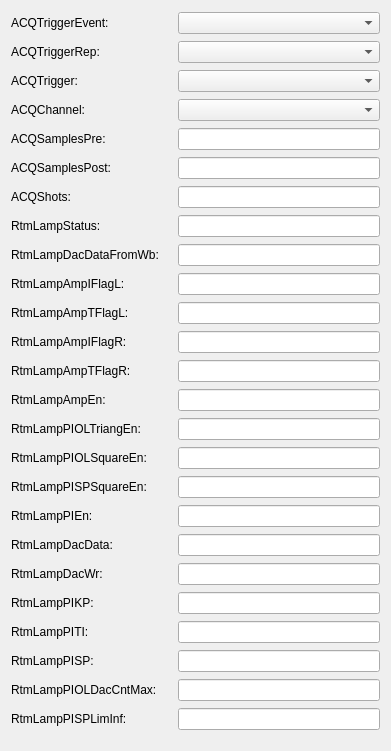
  <widget class="QWidget" name="gridLayoutWidget_2">
   <property name="geometry">
    <rect>
     <x>10</x>
     <y>10</y>
     <width>391</width>
     <height>751</height>
    </rect>
   </property>
   <layout class="QGridLayout" name="gridLayout_2">
    <item row="26" column="2">
     <widget class="PyDMLineEdit" name="PyDMLineEdit_18">
      <property name="toolTip">
       <string/>
      </property>
      <property name="channel" stdset="0">
       <string>SI-22:DI-FOFBCtrl:RtmLampPIOLDacCntMax-SP</string>
      </property>
     </widget>
    </item>
    <item row="21" column="0">
     <widget class="QLabel" name="label_26">
      <property name="text">
       <string>RtmLampDacData:</string>
      </property>
     </widget>
    </item>
    <item row="15" column="0">
     <widget class="QLabel" name="label_14">
      <property name="text">
       <string>RtmLampAmpTFlagR:</string>
      </property>
     </widget>
    </item>
    <item row="5" column="2">
     <widget class="PyDMLineEdit" name="PyDMLineEdit_3">
      <property name="toolTip">
       <string/>
      </property>
      <property name="channel" stdset="0">
       <string>SI-22:DI-FOFBCtrl:ACQSamplesPre-SP</string>
      </property>
     </widget>
    </item>
    <item row="17" column="0">
     <widget class="QLabel" name="label_16">
      <property name="text">
       <string>RtmLampPIOLTriangEn:</string>
      </property>
     </widget>
    </item>
    <item row="4" column="1">
     <widget class="PyDMLabel" name="PyDMLabel_7">
      <property name="toolTip">
       <string/>
      </property>
      <property name="channel" stdset="0">
       <string>SI-22:DI-FOFBCtrl:ACQChannel-Sel</string>
      </property>
     </widget>
    </item>
    <item row="4" column="0">
     <widget class="QLabel" name="label_6">
      <property name="text">
       <string>ACQChannel:</string>
      </property>
     </widget>
    </item>
    <item row="12" column="2">
     <widget class="PyDMLineEdit" name="PyDMLineEdit_15">
      <property name="toolTip">
       <string/>
      </property>
      <property name="channel" stdset="0">
       <string>SI-22:DI-FOFBCtrl:RtmLampAmpIFlagL-SP</string>
      </property>
     </widget>
    </item>
    <item row="10" column="1">
     <widget class="PyDMLabel" name="PyDMLabel_9">
      <property name="toolTip">
       <string/>
      </property>
      <property name="channel" stdset="0">
       <string>SI-22:DI-FOFBCtrl:RtmLampStatus-SP</string>
      </property>
     </widget>
    </item>
    <item row="2" column="0">
     <widget class="QLabel" name="label_8">
      <property name="text">
       <string>ACQTrigger:</string>
      </property>
     </widget>
    </item>
    <item row="22" column="1">
     <widget class="PyDMLabel" name="PyDMLabel_19">
      <property name="toolTip">
       <string/>
      </property>
      <property name="channel" stdset="0">
       <string>SI-22:DI-FOFBCtrl:RtmLampDacWr-SP</string>
      </property>
     </widget>
    </item>
    <item row="25" column="2">
     <widget class="PyDMLineEdit" name="PyDMLineEdit_19">
      <property name="toolTip">
       <string/>
      </property>
      <property name="channel" stdset="0">
       <string>SI-22:DI-FOFBCtrl:RtmLampPISP-SP</string>
      </property>
     </widget>
    </item>
    <item row="24" column="0">
     <widget class="QLabel" name="label_22">
      <property name="text">
       <string>RtmLampPITI:</string>
      </property>
     </widget>
    </item>
    <item row="1" column="2">
     <widget class="PyDMEnumComboBox" name="PyDMEnumComboBox_2">
      <property name="toolTip">
       <string/>
      </property>
      <property name="channel" stdset="0">
       <string>SI-22:DI-FOFBCtrl:ACQTriggerRep-Sel</string>
      </property>
     </widget>
    </item>
    <item row="10" column="0">
     <widget class="QLabel" name="label_9">
      <property name="text">
       <string>RtmLampStatus:</string>
      </property>
     </widget>
    </item>
    <item row="11" column="1">
     <widget class="PyDMLabel" name="PyDMLabel_10">
      <property name="toolTip">
       <string/>
      </property>
      <property name="channel" stdset="0">
       <string>SI-22:DI-FOFBCtrl:RtmLampDacDataFromWb-SP</string>
      </property>
     </widget>
    </item>
    <item row="9" column="0">
     <widget class="QLabel" name="label_5">
      <property name="text">
       <string>ACQShots:</string>
      </property>
     </widget>
    </item>
    <item row="19" column="0">
     <widget class="QLabel" name="label_24">
      <property name="text">
       <string>RtmLampPISPSquareEn:</string>
      </property>
     </widget>
    </item>
    <item row="5" column="1">
     <widget class="PyDMLabel" name="PyDMLabel_4">
      <property name="toolTip">
       <string/>
      </property>
      <property name="channel" stdset="0">
       <string>SI-22:DI-FOFBCtrl:ACQSamplesPre-SP</string>
      </property>
     </widget>
    </item>
    <item row="25" column="0">
     <widget class="QLabel" name="label_18">
      <property name="text">
       <string>RtmLampPISP:</string>
      </property>
     </widget>
    </item>
    <item row="16" column="0">
     <widget class="QLabel" name="label_15">
      <property name="text">
       <string>RtmLampAmpEn:</string>
      </property>
     </widget>
    </item>
    <item row="16" column="2">
     <widget class="PyDMLineEdit" name="PyDMLineEdit_11">
      <property name="toolTip">
       <string/>
      </property>
      <property name="channel" stdset="0">
       <string>SI-22:DI-FOFBCtrl:RtmLampAmpEn-SP</string>
      </property>
     </widget>
    </item>
    <item row="5" column="0">
     <widget class="QLabel" name="label">
      <property name="text">
       <string>ACQSamplesPre:</string>
      </property>
     </widget>
    </item>
    <item row="13" column="1">
     <widget class="PyDMLabel" name="PyDMLabel_12">
      <property name="toolTip">
       <string/>
      </property>
      <property name="channel" stdset="0">
       <string>SI-22:DI-FOFBCtrl:RtmLampAmpTFlagL-SP</string>
      </property>
     </widget>
    </item>
    <item row="11" column="0">
     <widget class="QLabel" name="label_10">
      <property name="text">
       <string>RtmLampDacDataFromWb:</string>
      </property>
     </widget>
    </item>
    <item row="15" column="1">
     <widget class="PyDMLabel" name="PyDMLabel_14">
      <property name="toolTip">
       <string/>
      </property>
      <property name="channel" stdset="0">
       <string>SI-22:DI-FOFBCtrl:RtmLampAmpTFlagR-SP</string>
      </property>
     </widget>
    </item>
    <item row="23" column="2">
     <widget class="PyDMLineEdit" name="PyDMLineEdit_21">
      <property name="toolTip">
       <string/>
      </property>
      <property name="channel" stdset="0">
       <string>SI-22:DI-FOFBCtrl:RtmLampPIKP-SP</string>
      </property>
     </widget>
    </item>
    <item row="21" column="1">
     <widget class="PyDMLabel" name="PyDMLabel_20">
      <property name="toolTip">
       <string/>
      </property>
      <property name="channel" stdset="0">
       <string>SI-22:DI-FOFBCtrl:RtmLampDacData-SP</string>
      </property>
     </widget>
    </item>
    <item row="17" column="2">
     <widget class="PyDMLineEdit" name="PyDMLineEdit_10">
      <property name="toolTip">
       <string/>
      </property>
      <property name="channel" stdset="0">
       <string>SI-22:DI-FOFBCtrl:RtmLampPIOLTriangEn-SP</string>
      </property>
     </widget>
    </item>
    <item row="21" column="2">
     <widget class="PyDMLineEdit" name="PyDMLineEdit_6">
      <property name="toolTip">
       <string/>
      </property>
      <property name="channel" stdset="0">
       <string>SI-22:DI-FOFBCtrl:RtmLampDacData-SP</string>
      </property>
     </widget>
    </item>
    <item row="0" column="2">
     <widget class="PyDMEnumComboBox" name="PyDMEnumComboBox_4">
      <property name="toolTip">
       <string/>
      </property>
      <property name="channel" stdset="0">
       <string>SI-22:DI-FOFBCtrl:ACQTriggerEvent-Sel</string>
      </property>
     </widget>
    </item>
    <item row="18" column="2">
     <widget class="PyDMLineEdit" name="PyDMLineEdit_9">
      <property name="toolTip">
       <string/>
      </property>
      <property name="channel" stdset="0">
       <string>SI-22:DI-FOFBCtrl:RtmLampPIOLSquareEn-SP</string>
      </property>
     </widget>
    </item>
    <item row="1" column="0">
     <widget class="QLabel" name="label_7">
      <property name="text">
       <string>ACQTriggerRep:</string>
      </property>
     </widget>
    </item>
    <item row="25" column="1">
     <widget class="PyDMLabel" name="PyDMLabel_16">
      <property name="toolTip">
       <string/>
      </property>
      <property name="channel" stdset="0">
       <string>SI-22:DI-FOFBCtrl:RtmLampPISP-SP</string>
      </property>
     </widget>
    </item>
    <item row="18" column="0">
     <widget class="QLabel" name="label_17">
      <property name="text">
       <string>RtmLampPIOLSquareEn:</string>
      </property>
     </widget>
    </item>
    <item row="24" column="1">
     <widget class="PyDMLabel" name="PyDMLabel_17">
      <property name="toolTip">
       <string/>
      </property>
      <property name="channel" stdset="0">
       <string>SI-22:DI-FOFBCtrl:RtmLampPITI-SP</string>
      </property>
     </widget>
    </item>
    <item row="0" column="0">
     <widget class="QLabel" name="label_2">
      <property name="text">
       <string>ACQTriggerEvent:</string>
      </property>
     </widget>
    </item>
    <item row="18" column="1">
     <widget class="PyDMLabel" name="PyDMLabel_23">
      <property name="toolTip">
       <string/>
      </property>
      <property name="channel" stdset="0">
       <string>SI-22:DI-FOFBCtrl:RtmLampPIOLSquareEn-SP</string>
      </property>
     </widget>
    </item>
    <item row="2" column="1">
     <widget class="PyDMLabel" name="PyDMLabel_2">
      <property name="toolTip">
       <string/>
      </property>
      <property name="channel" stdset="0">
       <string>SI-22:DI-FOFBCtrl:ACQTrigger-Sel</string>
      </property>
     </widget>
    </item>
    <item row="14" column="1">
     <widget class="PyDMLabel" name="PyDMLabel_13">
      <property name="toolTip">
       <string/>
      </property>
      <property name="channel" stdset="0">
       <string>SI-22:DI-FOFBCtrl:RtmLampAmpIFlagR-SP</string>
      </property>
     </widget>
    </item>
    <item row="10" column="2">
     <widget class="PyDMLineEdit" name="PyDMLineEdit_5">
      <property name="toolTip">
       <string/>
      </property>
      <property name="channel" stdset="0">
       <string>SI-22:DI-FOFBCtrl:RtmLampStatus-SP</string>
      </property>
     </widget>
    </item>
    <item row="2" column="2">
     <widget class="PyDMEnumComboBox" name="PyDMEnumComboBox_3">
      <property name="toolTip">
       <string/>
      </property>
      <property name="channel" stdset="0">
       <string>SI-22:DI-FOFBCtrl:ACQTrigger-Sel</string>
      </property>
     </widget>
    </item>
    <item row="20" column="1">
     <widget class="PyDMLabel" name="PyDMLabel_21">
      <property name="toolTip">
       <string/>
      </property>
      <property name="channel" stdset="0">
       <string>SI-22:DI-FOFBCtrl:RtmLampPIEn-SP</string>
      </property>
     </widget>
    </item>
    <item row="15" column="2">
     <widget class="PyDMLineEdit" name="PyDMLineEdit_12">
      <property name="toolTip">
       <string/>
      </property>
      <property name="channel" stdset="0">
       <string>SI-22:DI-FOFBCtrl:RtmLampAmpTFlagR-SP</string>
      </property>
     </widget>
    </item>
    <item row="20" column="0">
     <widget class="QLabel" name="label_25">
      <property name="text">
       <string>RtmLampPIEn:</string>
      </property>
     </widget>
    </item>
    <item row="22" column="2">
     <widget class="PyDMLineEdit" name="PyDMLineEdit_22">
      <property name="toolTip">
       <string/>
      </property>
      <property name="channel" stdset="0">
       <string>SI-22:DI-FOFBCtrl:RtmLampDacWr-SP</string>
      </property>
     </widget>
    </item>
    <item row="23" column="1">
     <widget class="PyDMLabel" name="PyDMLabel_18">
      <property name="toolTip">
       <string/>
      </property>
      <property name="channel" stdset="0">
       <string>SI-22:DI-FOFBCtrl:RtmLampPIKP-SP</string>
      </property>
     </widget>
    </item>
    <item row="13" column="0">
     <widget class="QLabel" name="label_12">
      <property name="text">
       <string>RtmLampAmpTFlagL:</string>
      </property>
     </widget>
    </item>
    <item row="0" column="1">
     <widget class="PyDMLabel" name="PyDMLabel">
      <property name="toolTip">
       <string/>
      </property>
      <property name="channel" stdset="0">
       <string>SI-22:DI-FOFBCtrl:ACQTriggerEvent-Sel</string>
      </property>
     </widget>
    </item>
    <item row="16" column="1">
     <widget class="PyDMLabel" name="PyDMLabel_15">
      <property name="toolTip">
       <string/>
      </property>
      <property name="channel" stdset="0">
       <string>SI-22:DI-FOFBCtrl:RtmLampAmpEn-SP</string>
      </property>
     </widget>
    </item>
    <item row="27" column="0">
     <widget class="QLabel" name="label_20">
      <property name="text">
       <string>RtmLampPISPLimInf:</string>
      </property>
     </widget>
    </item>
    <item row="27" column="2">
     <widget class="PyDMLineEdit" name="PyDMLineEdit_23">
      <property name="toolTip">
       <string/>
      </property>
      <property name="channel" stdset="0">
       <string>SI-22:DI-FOFBCtrl:RtmLampPISPLimInf-SP</string>
      </property>
     </widget>
    </item>
    <item row="20" column="2">
     <widget class="PyDMLineEdit" name="PyDMLineEdit_7">
      <property name="toolTip">
       <string/>
      </property>
      <property name="channel" stdset="0">
       <string>SI-22:DI-FOFBCtrl:RtmLampPIEn-SP</string>
      </property>
     </widget>
    </item>
    <item row="11" column="2">
     <widget class="PyDMLineEdit" name="PyDMLineEdit_16">
      <property name="toolTip">
       <string/>
      </property>
      <property name="channel" stdset="0">
       <string>SI-22:DI-FOFBCtrl:RtmLampDacDataFromWb-SP</string>
      </property>
     </widget>
    </item>
    <item row="19" column="2">
     <widget class="PyDMLineEdit" name="PyDMLineEdit_8">
      <property name="toolTip">
       <string/>
      </property>
      <property name="channel" stdset="0">
       <string>SI-22:DI-FOFBCtrl:RtmLampPISPSquareEn-SP</string>
      </property>
     </widget>
    </item>
    <item row="19" column="1">
     <widget class="PyDMLabel" name="PyDMLabel_22">
      <property name="toolTip">
       <string/>
      </property>
      <property name="channel" stdset="0">
       <string>SI-22:DI-FOFBCtrl:RtmLampPISPSquareEn-SP</string>
      </property>
     </widget>
    </item>
    <item row="1" column="1">
     <widget class="PyDMLabel" name="PyDMLabel_8">
      <property name="toolTip">
       <string/>
      </property>
      <property name="channel" stdset="0">
       <string>SI-22:DI-FOFBCtrl:ACQTriggerRep-Sel</string>
      </property>
     </widget>
    </item>
    <item row="9" column="2">
     <widget class="PyDMLineEdit" name="PyDMLineEdit_4">
      <property name="toolTip">
       <string/>
      </property>
      <property name="channel" stdset="0">
       <string>SI-22:DI-FOFBCtrl:ACQShots-SP</string>
      </property>
     </widget>
    </item>
    <item row="27" column="1">
     <widget class="PyDMLabel" name="PyDMLabel_26">
      <property name="toolTip">
       <string/>
      </property>
      <property name="channel" stdset="0">
       <string>SI-22:DI-FOFBCtrl:RtmLampPISPLimInf-SP</string>
      </property>
     </widget>
    </item>
    <item row="26" column="0">
     <widget class="QLabel" name="label_19">
      <property name="text">
       <string>RtmLampPIOLDacCntMax:</string>
      </property>
     </widget>
    </item>
    <item row="8" column="2">
     <widget class="PyDMLineEdit" name="PyDMLineEdit">
      <property name="toolTip">
       <string/>
      </property>
      <property name="channel" stdset="0">
       <string>SI-22:DI-FOFBCtrl:ACQSamplesPost-SP</string>
      </property>
     </widget>
    </item>
    <item row="26" column="1">
     <widget class="PyDMLabel" name="PyDMLabel_27">
      <property name="toolTip">
       <string/>
      </property>
      <property name="channel" stdset="0">
       <string>SI-22:DI-FOFBCtrl:RtmLampPIOLDacCntMax-SP</string>
      </property>
     </widget>
    </item>
    <item row="14" column="0">
     <widget class="QLabel" name="label_13">
      <property name="text">
       <string>RtmLampAmpIFlagR:</string>
      </property>
     </widget>
    </item>
    <item row="22" column="0">
     <widget class="QLabel" name="label_27">
      <property name="text">
       <string>RtmLampDacWr:</string>
      </property>
     </widget>
    </item>
    <item row="12" column="0">
     <widget class="QLabel" name="label_11">
      <property name="text">
       <string>RtmLampAmpIFlagL:</string>
      </property>
     </widget>
    </item>
    <item row="17" column="1">
     <widget class="PyDMLabel" name="PyDMLabel_28">
      <property name="toolTip">
       <string/>
      </property>
      <property name="channel" stdset="0">
       <string>SI-22:DI-FOFBCtrl:RtmLampPIOLTriangEn-SP</string>
      </property>
     </widget>
    </item>
    <item row="13" column="2">
     <widget class="PyDMLineEdit" name="PyDMLineEdit_14">
      <property name="toolTip">
       <string/>
      </property>
      <property name="channel" stdset="0">
       <string>SI-22:DI-FOFBCtrl:RtmLampAmpTFlagL-SP</string>
      </property>
     </widget>
    </item>
    <item row="12" column="1">
     <widget class="PyDMLabel" name="PyDMLabel_11">
      <property name="toolTip">
       <string/>
      </property>
      <property name="channel" stdset="0">
       <string>SI-22:DI-FOFBCtrl:RtmLampAmpIFlagL-SP</string>
      </property>
     </widget>
    </item>
    <item row="14" column="2">
     <widget class="PyDMLineEdit" name="PyDMLineEdit_13">
      <property name="toolTip">
       <string/>
      </property>
      <property name="channel" stdset="0">
       <string>SI-22:DI-FOFBCtrl:RtmLampAmpIFlagR-SP</string>
      </property>
     </widget>
    </item>
    <item row="8" column="0">
     <widget class="QLabel" name="label_4">
      <property name="text">
       <string>ACQSamplesPost:</string>
      </property>
     </widget>
    </item>
    <item row="23" column="0">
     <widget class="QLabel" name="label_23">
      <property name="text">
       <string>RtmLampPIKP:</string>
      </property>
     </widget>
    </item>
    <item row="24" column="2">
     <widget class="PyDMLineEdit" name="PyDMLineEdit_20">
      <property name="toolTip">
       <string/>
      </property>
      <property name="channel" stdset="0">
       <string>SI-22:DI-FOFBCtrl:RtmLampPITI-SP</string>
      </property>
     </widget>
    </item>
    <item row="4" column="2">
     <widget class="PyDMEnumComboBox" name="PyDMEnumComboBox_5">
      <property name="toolTip">
       <string/>
      </property>
      <property name="channel" stdset="0">
       <string>SI-22:DI-FOFBCtrl:ACQChannel-Sel</string>
      </property>
     </widget>
    </item>
    <item row="9" column="1">
     <widget class="PyDMLabel" name="PyDMLabel_6">
      <property name="toolTip">
       <string/>
      </property>
      <property name="channel" stdset="0">
       <string>SI-22:DI-FOFBCtrl:ACQShots-SP</string>
      </property>
     </widget>
    </item>
    <item row="8" column="1">
     <widget class="PyDMLabel" name="PyDMLabel_5">
      <property name="toolTip">
       <string/>
      </property>
      <property name="channel" stdset="0">
       <string>SI-22:DI-FOFBCtrl:ACQSamplesPost-SP</string>
      </property>
     </widget>
    </item>
   </layout>
  </widget>
